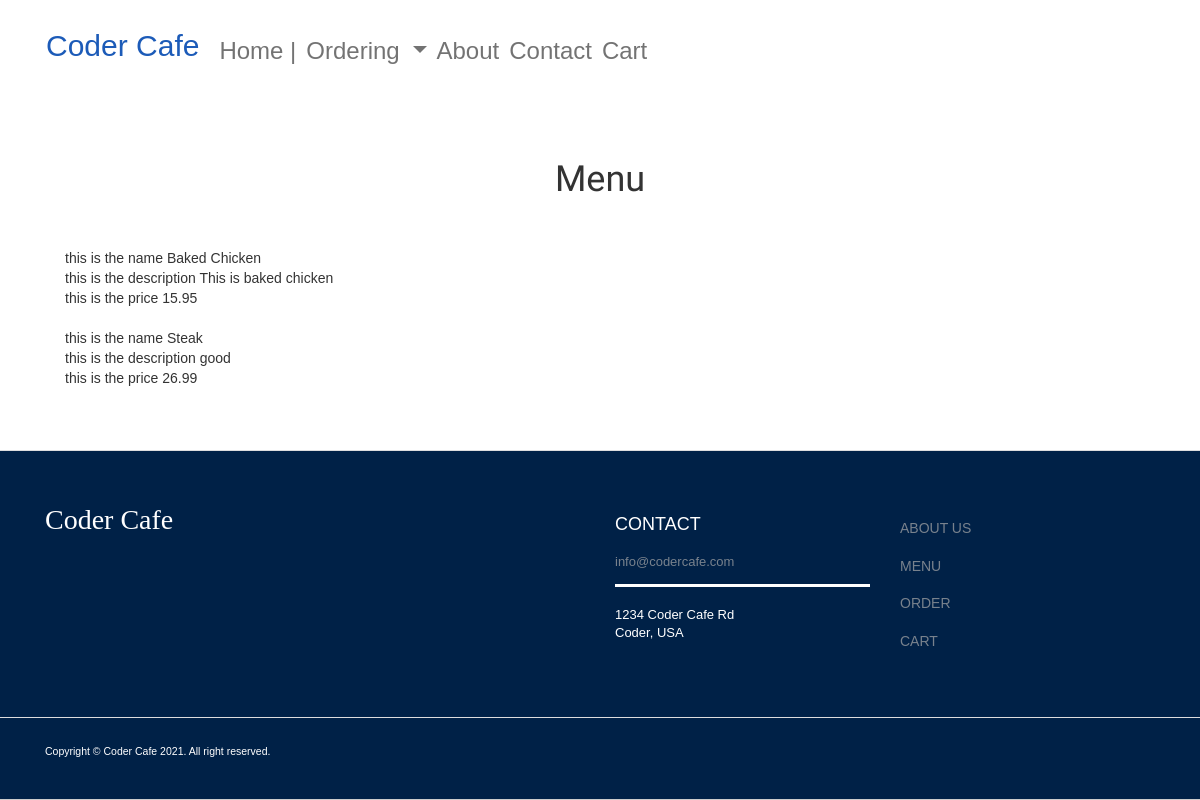
Before: /menu/ with the older database file.
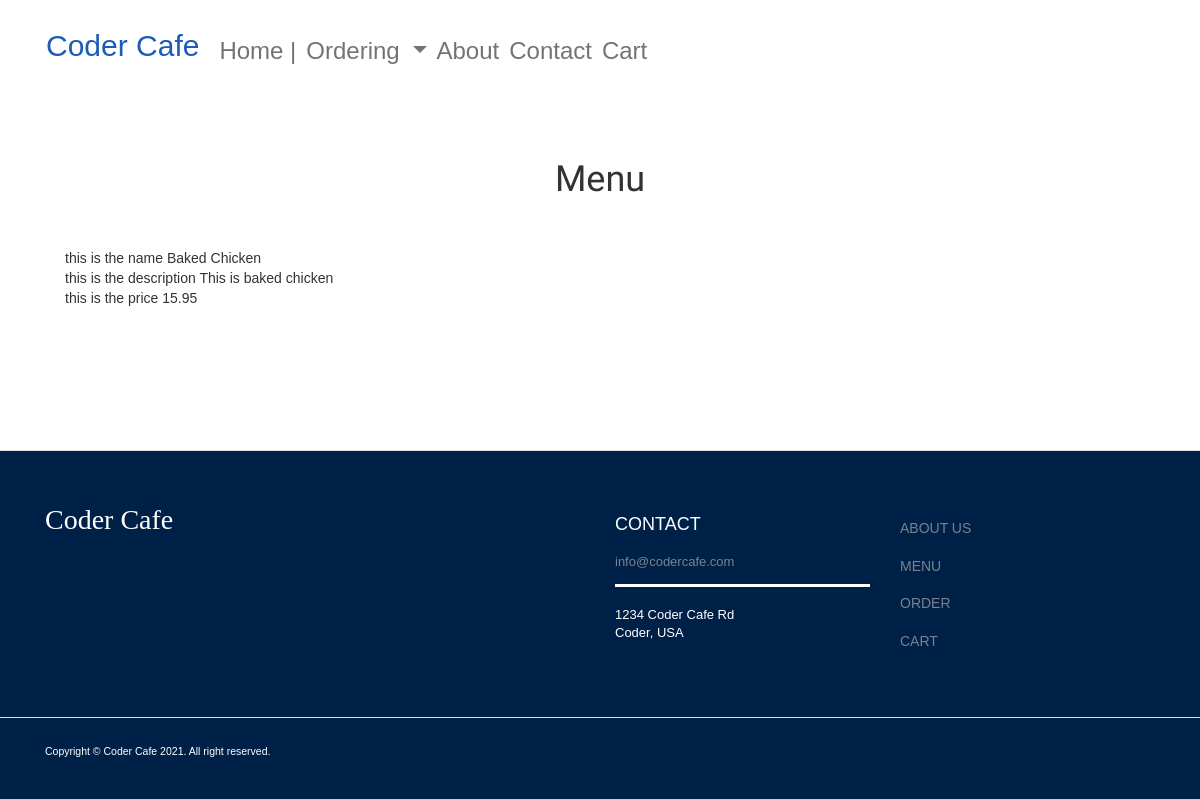
After: the same page with the newer database file.
### pages/models.py (models this page shows, shortened)
class Menu_Item(models.Model):
    name = models.CharField(max_length=200)
    description = models.TextField()
    price = models.FloatField()

### pages/views.py (the view)
# urls.py: path('menu/', views.menu, name='menu'),
def menu(request):
    if request.method == 'POST':
        name = request.POST.get('name')
        description = request.POST.get('description')
        price = request.POST.get('price')
        menu_data = Menu_Item(name=name, description=description,price=price)
        menu_data.save()
        menu = Menu_Item.objects.all()
        return render(request, "editmenu.html")
    else:
         menu = Menu_Item.objects.all()
         return render(request, "menu.html", {'menu': menu})
    menu = Menu_Item.objects.all()
    return render(request, "menu.html", {'menu': menu} )

### pages/templates/menu.html
{% extends 'base.html' %}
{% block content %}
    <div class="container">
        <h1 class="text-center page-title">Menu</h1>
        <ul>
            {% for item in menu %}
            <li>
                <li> this is the name {{item.name}}</li>
                <li> this is the description {{item.description}}</li>
                <li> this is the price {{item.price}}</li>
                <br>
            </li>
            {% endfor %}
        </ul>
    </div>
{% endblock %}

Changed rows visible on the page:
removed Menu_Item: name "Steak", description "good", price "26.99"
